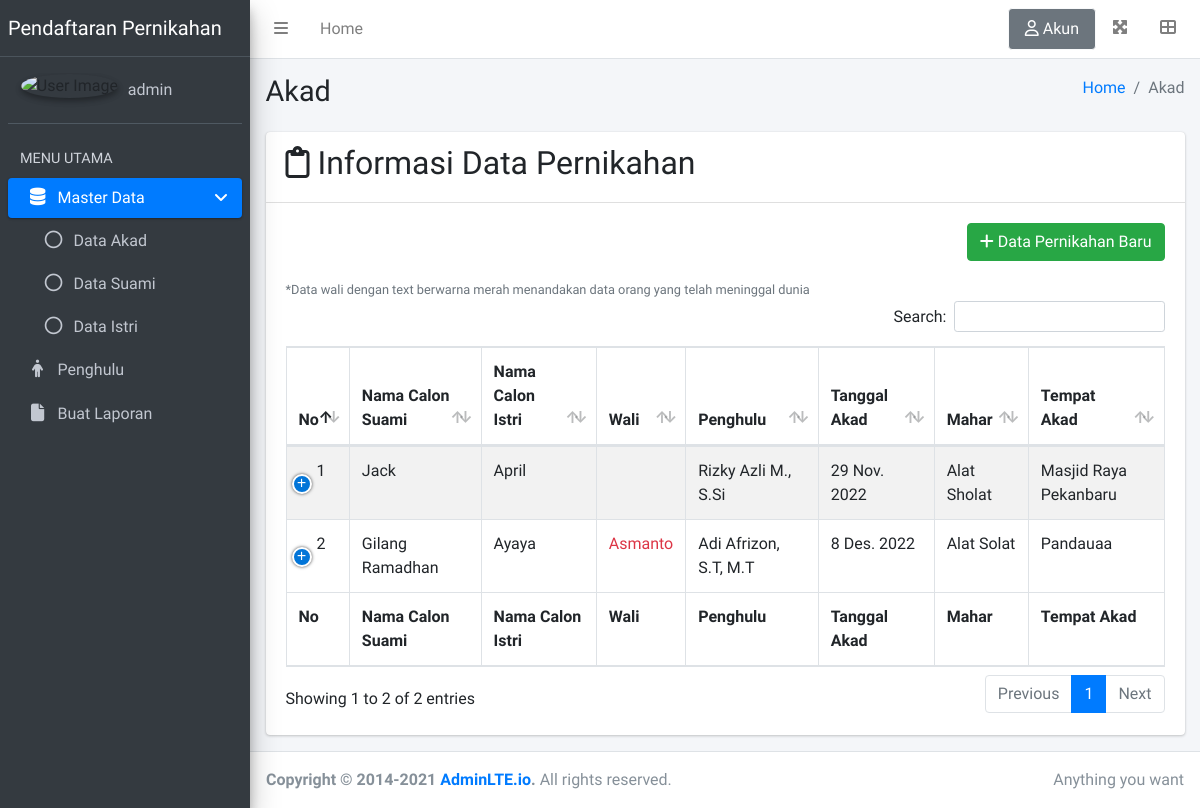
The page /akad/ (signed in) on the database as committed earlier.
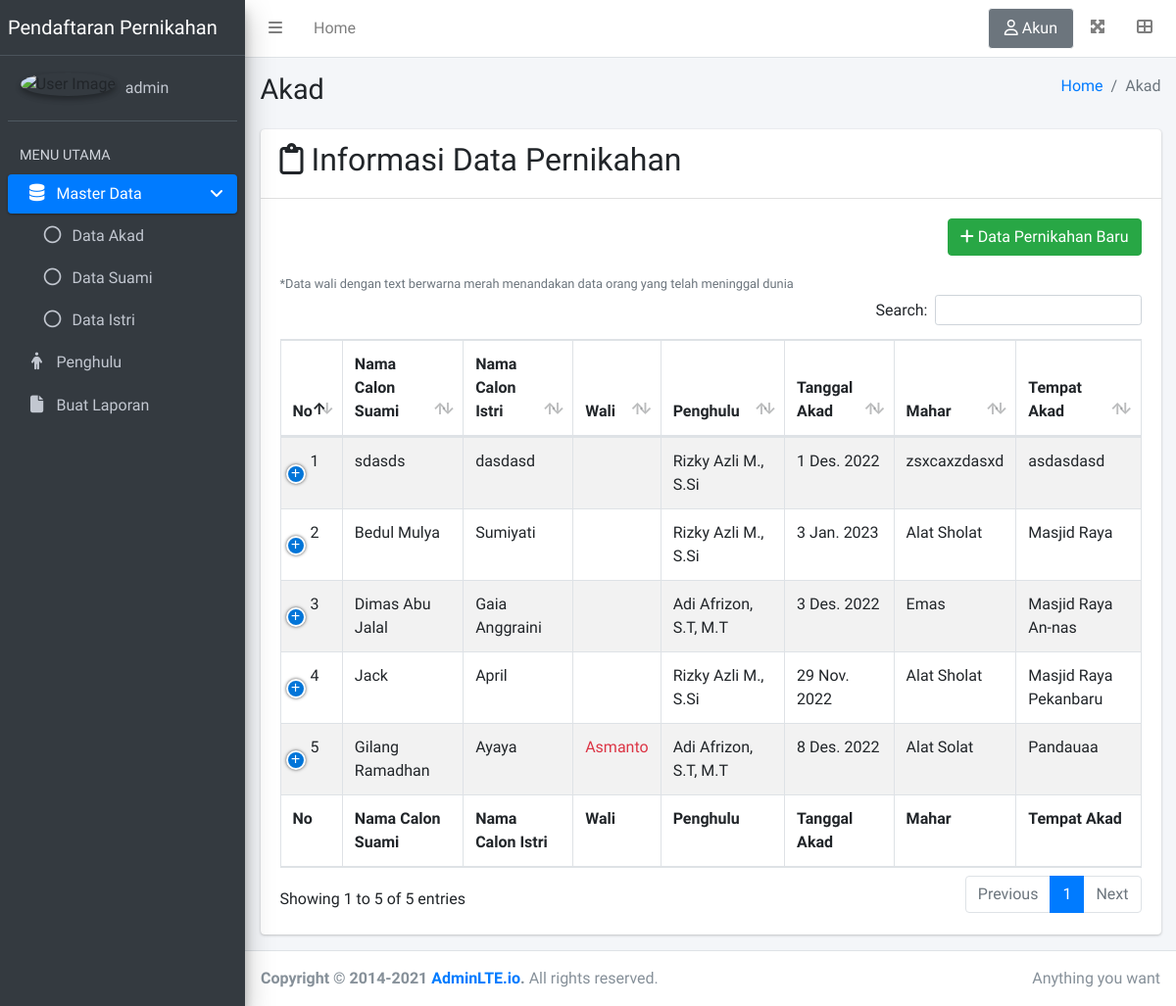
The same page on the database as committed later.
### base/models.py (models this page shows)
class Akad(models.Model):
    user = models.ForeignKey(User, on_delete=models.CASCADE, blank=True, null=True)
    penghulu = models.ForeignKey(Penghulu, on_delete=models.RESTRICT)
    suami = models.ForeignKey(Suami, on_delete=models.CASCADE)
    istri = models.ForeignKey(Istri, on_delete=models.CASCADE)
    waktuAkad = models.DateField()
    jamAkad = models.TimeField()
    mahar = models.CharField(max_length=100)
    lokasi = models.CharField(max_length=100)
    diperiksa = models.BooleanField(default= False)
    created = models.DateTimeField(auto_now_add=True, null = True)
    updated = models.DateTimeField(auto_now = True)
    class Meta:
        ordering = ["-created"]
    def __str__(self):
        return f"Akad {self.suami} dan {self.istri}"

class Suami(models.Model):
    namaSuami = models.CharField(max_length=100)
    nomorKtpSuami = models.CharField(max_length=16)
    tempatLahirSuami = models.CharField(max_length=50)
    tanggalLahirSuami = models.DateField()
    alamatSuami = models.CharField(max_length=255)
    pekerjaanSuami = models.CharField(max_length=50)
    statusSuami = models.CharField(max_length=1, choices=STATUS_LAKI, default=1)
    fotoSuami = models.ImageField(upload_to='foto/laki', null=True, blank=True)
    created = models.DateTimeField(auto_now_add=True, null = True)
    updated = models.DateTimeField(auto_now = True)
    def __str__(self):
        return self.namaSuami

class Istri(models.Model):
    namaIstri = models.CharField(max_length=100)
    nomorKtpIstri = models.CharField(max_length=16)
    tempatLahirIstri = models.CharField(max_length=50)
    tanggalLahirIstri = models.DateField()
    alamatIstri = models.CharField(max_length=255)
    pekerjaanIstri = models.CharField(max_length=50)
    statusIstri = models.CharField(max_length=1, choices=STATUS_PEREMPUAN, default=1)
    fotoIstri = models.ImageField(upload_to='foto/perempuan', null=True, blank=True)
    created = models.DateTimeField(auto_now_add=True, null = True)
    updated = models.DateTimeField(auto_now = True)
    def __str__(self):
        return self.namaIstri

class Penghulu(models.Model):
    nama = models.CharField(max_length=100)
    def __str__(self):
        return self.nama

class Wali(models.Model):
    akad = models.ForeignKey(Akad, on_delete=models.CASCADE)
    pihak = models.CharField(max_length=1, choices = PIHAK_WALI)
    hubungan = models.CharField(max_length=1, choices=HUBUNGAN)
    nama = models.CharField(max_length=100)
    no_ktp = models.CharField(max_length=16)
    tempatLahir = models.CharField(max_length=50)
    tanggalLahir = models.DateField()
    agama = models.CharField(max_length=20)
    pekerjaan = models.CharField(max_length=50)
    meninggal = models.BooleanField(default=False)
    def __str__(self):
        return f"Perwalian {self.akad}"

### base/views.py (the view)
# urls.py: path("akad/", views.akad_view, name="akad"),
@login_required(login_url='login')
def akad_view(request):
    if request.user.is_superuser == False:
        return redirect('index')
    page = 'Akad'
    akadModels = Akad.objects.all()
    for wali in akadModels:
        print(wali.wali_set.all())
    context = {
        'akadList' : akadModels,
        'page' : page,
    }
    return render(request, 'base/akad.html', context)

### base/templates/base/akad.html (shortened to what this page needs)
{% extends 'base.html' %}
{% load static %}
{% block content %}
<div class="row">
    <div class="col-12">
        <div class="card">
            <div class="card-header">
              <h2 class=""><i class="fa-regular fa-clipboard"></i> Informasi Data Pernikahan</h2>
            </div>
            <div class="card-body">
              <div class="d-flex align-content-end justify-content-end">
                <a href="{% url 'daftar_akad' %}"><button class="align-self-end btn btn-success mb-3"><i class="fa-solid fa-plus"></i> Data Pernikahan Baru</button></a>
              </div>
            <small class="text-muted">*Data wali dengan text berwarna merah menandakan data orang yang telah meninggal dunia</small>
              <table id="example1" class="table table-bordered table-striped">
                <thead>
                <tr>
                  <th>No</th>
                  <th>Nama Calon Suami</th>
                  <th>Nama Calon Istri</th>
                  <th>Wali</th>
                  <th>Penghulu</th>
                  <th>Tanggal Akad</th>
                  <th>Mahar</th>
                  <th>Tempat Akad</th>
                </tr>
                </thead>
                <tbody>
                    {% for akad in akadList %}
                    <tr>
                        <td>{{forloop.counter}}</td>
                        <td>{{akad.suami}}</td>
                        <td>{{akad.istri}}</td>
                        <td>
                            {% for wali in akad.wali_set.all %}
                            {% if wali.meninggal %}
                                <span class="text-danger">{{wali.nama}}</span>
                            {% else %}
                                {{wali.nama}}
                            {% endif %}
                            <br>
                            {% endfor %}
                        </td>
                        <td>{{akad.penghulu}}</td>
                        <td>{{akad.waktuAkad}}</td>
                        <td>{{akad.mahar}}</td>
                        <td>{{akad.lokasi}}</td>
                    </tr>
                    {% endfor %}
                </tbody>
                <tfoot>
                <tr>
                    <th>No</th>
                    <th>Nama Calon Suami</th>
                    <th>Nama Calon Istri</th>
                    <th>Wali</th>
                    <th>Penghulu</th>
                    <th>Tanggal Akad</th>
                    <th>Mahar</th>
                    <th>Tempat Akad</th>
                </tr>
                </tfoot>
              </table>
            </div>
          </div>
    </div>
  </div>
{% endblock content %}

### templates/base.html (shortened to what this page needs)
{% load static %}
<!DOCTYPE html>
<html lang="en">
<head>
  <link rel="stylesheet" href="{% static 'plugins/datatables-bs4/css/dataTables.bootstrap4.min.css' %}">
  <link rel="stylesheet" href="{% static 'plugins/datatables-responsive/css/responsive.bootstrap4.min.css' %}">
    <link rel="stylesheet" href="{% static 'plugins/datatables-buttons/css/buttons.bootstrap4.min.css' %}">
  <link rel="stylesheet" href="{% static 'dist/css/adminlte.min.css' %}">
</head>
<body class="hold-transition sidebar-mini">
<div class="wrapper">
  <nav class="main-header navbar navbar-expand navbar-white navbar-light">
    <ul class="navbar-nav">
      <li class="nav-item">
        <a class="nav-link" data-widget="pushmenu" href="#" role="button"><i class="fas fa-bars"></i></a>
      </li>
      <li class="nav-item d-none d-sm-inline-block">
        <a href="{% url 'index' %}" class="nav-link">Home</a>
      </li>
    </ul>
    <ul class="navbar-nav ml-auto">
      <li class="nav-item dropdown border border-light bg-gray rounded">
        <a class="nav-link" data-toggle="dropdown" href="#">
          <span><i class="fa-regular fa-user"></i> Akun </span>
        </a>
      </li>
      <li class="nav-item">
        <a class="nav-link" data-widget="fullscreen" href="#" role="button">
          <i class="fas fa-expand-arrows-alt"></i>
        </a>
      </li>
      <li class="nav-item">
        <a class="nav-link" data-widget="control-sidebar" data-slide="true" href="#" role="button">
          <i class="fas fa-th-large"></i>
        </a>
      </li>
    </ul>
  </nav>
  <aside class="main-sidebar sidebar-dark-primary elevation-4">
    <a href="{% url 'index' %}" class="brand-link">
      <span class="brand-text font-weight-light">Pendaftaran Pernikahan</span>
    </a>
    <div class="sidebar">
      <div class="user-panel mt-3 pb-3 mb-3 d-flex">
        <div class="image">
          <img src="https://img2.pngdownload.id/20180523/tha/kisspng-businessperson-computer-icons-avatar-clip-art-lattice-5b0508dc6a3a10.0013931115270566044351.jpg" class="img-circle elevation-2" alt="User Image">
        </div>
        <div class="info">
          <a href="#" class="d-block">{{request.user}}</a>
        </div>
      </div>
      <nav class="mt-2">
        <ul class="nav nav-pills nav-sidebar flex-column" data-widget="treeview" role="menu" data-accordion="false">
          <li class="nav-header">MENU UTAMA</li>
          {% if request.user.is_superuser %}
          <li class="nav-item menu-open">
            <a href="#" class="nav-link active">
              <i class="nav-icon fas fa-database"></i>
              <p>
                Master Data
                <i class="right fas fa-angle-left"></i>
              </p>
            </a>
            <ul class="nav nav-treeview pl-3">
              <li class="nav-item">
                <a href="{% url 'akad' %}" class="nav-link">
                  <i class="far fa-circle nav-icon"></i>
                  <p>Data Akad</p>
                </a>
              </li>
              <li class="nav-item">
                <a href="{% url 'data-suami' %}" class="nav-link">
                  <i class="far fa-circle nav-icon"></i>
                  <p>Data Suami</p>
                </a>
              </li>
              <li class="nav-item">
                <a href="{% url 'data-istri' %}" class="nav-link">
                  <i class="far fa-circle nav-icon"></i>
                  <p>Data Istri</p>
                </a>
              </li>
            </ul>
          </li>
          <li class="nav-item">
            <a href="{% url 'penghulu' %}" class="nav-link">
              <i class="nav-icon fas fa-person"></i>
              <p>
                Penghulu
              </p>
            </a>
          </li>
          <li class="nav-item">
            <a href="{% url 'cetak-akad' %}" class="nav-link">
              <i class="nav-icon fas fa-file"></i>
              <p>
                Buat Laporan
              </p>
            </a>
          </li>
          {% endif %}
        </ul>
      </nav>
    </div>
  </aside>
  <div class="content-wrapper">
    <div class="content-header">
      <div class="container-fluid">
        <div class="row mb-2">
          <div class="col-sm-6">
            <h1 class="m-0">{{page}}</h1>
          </div>
          <div class="col-sm-6">
            <ol class="breadcrumb float-sm-right">
              <li class="breadcrumb-item"><a href="#">Home</a></li>
              <li class="breadcrumb-item active">{{page}}</li>
            </ol>
          </div>
        </div>
      </div>
    </div>
    <div class="content">
      <div class="container-fluid">
        {% block content %}
        {% endblock content %}
      </div>
    </div>
  </div>
  <footer class="main-footer">
    <div class="float-right d-none d-sm-inline">
      Anything you want
    </div>
    <strong>Copyright &copy; 2014-2021 <a href="https://adminlte.io">AdminLTE.io</a>.</strong> All rights reserved.
  </footer>
</div>
</body>
</html>

Rows that differ between the two databases and show on the page:
added Akad: suami "sdasds", istri "dasdasd", penghulu "Rizky Azli M., S.Si", waktuAkad "1 Des. 2022", mahar "zsxcaxzdasxd", lokasi "asdasdasd"
added Akad: suami "Bedul Mulya", istri "Sumiyati", penghulu "Rizky Azli M., S.Si", waktuAkad "3 Jan. 2023", mahar "Alat Sholat", lokasi "Masjid Raya"
added Akad: suami "Dimas Abu Jalal", istri "Gaia Anggraini", penghulu "Adi Afrizon, S.T, M.T", waktuAkad "3 Des. 2022", mahar "Emas", lokasi "Masjid Raya An-nas"
Other text that changed with them:
text written by a page script: "Search: Showing 1 to 2 of 2 entries Previous 1 Next" → "Search: Showing 1 to 5 of 5 entries Previous 1 Next"
